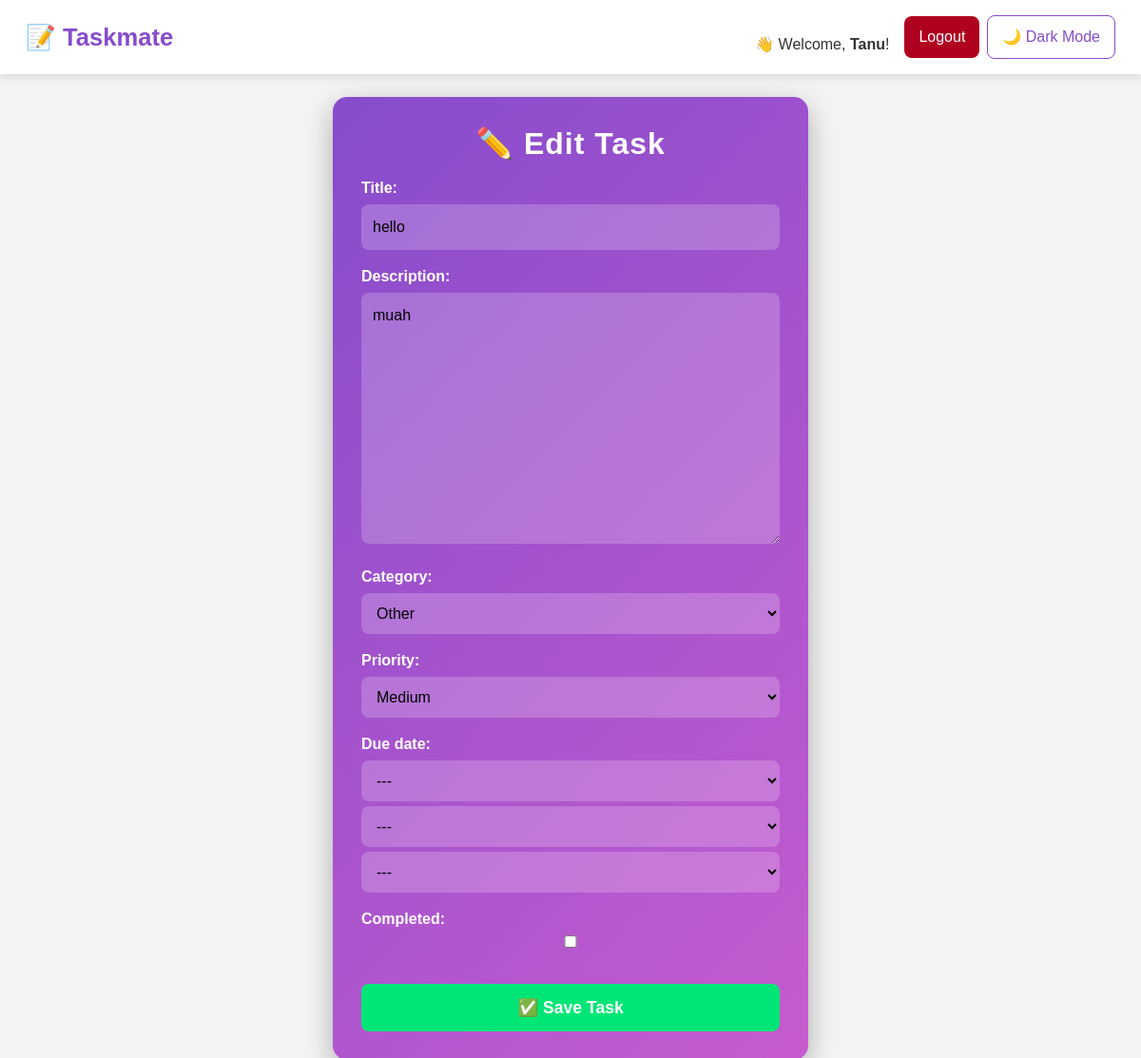
The page /tasks/update/1/ (signed in) on the database as committed earlier.
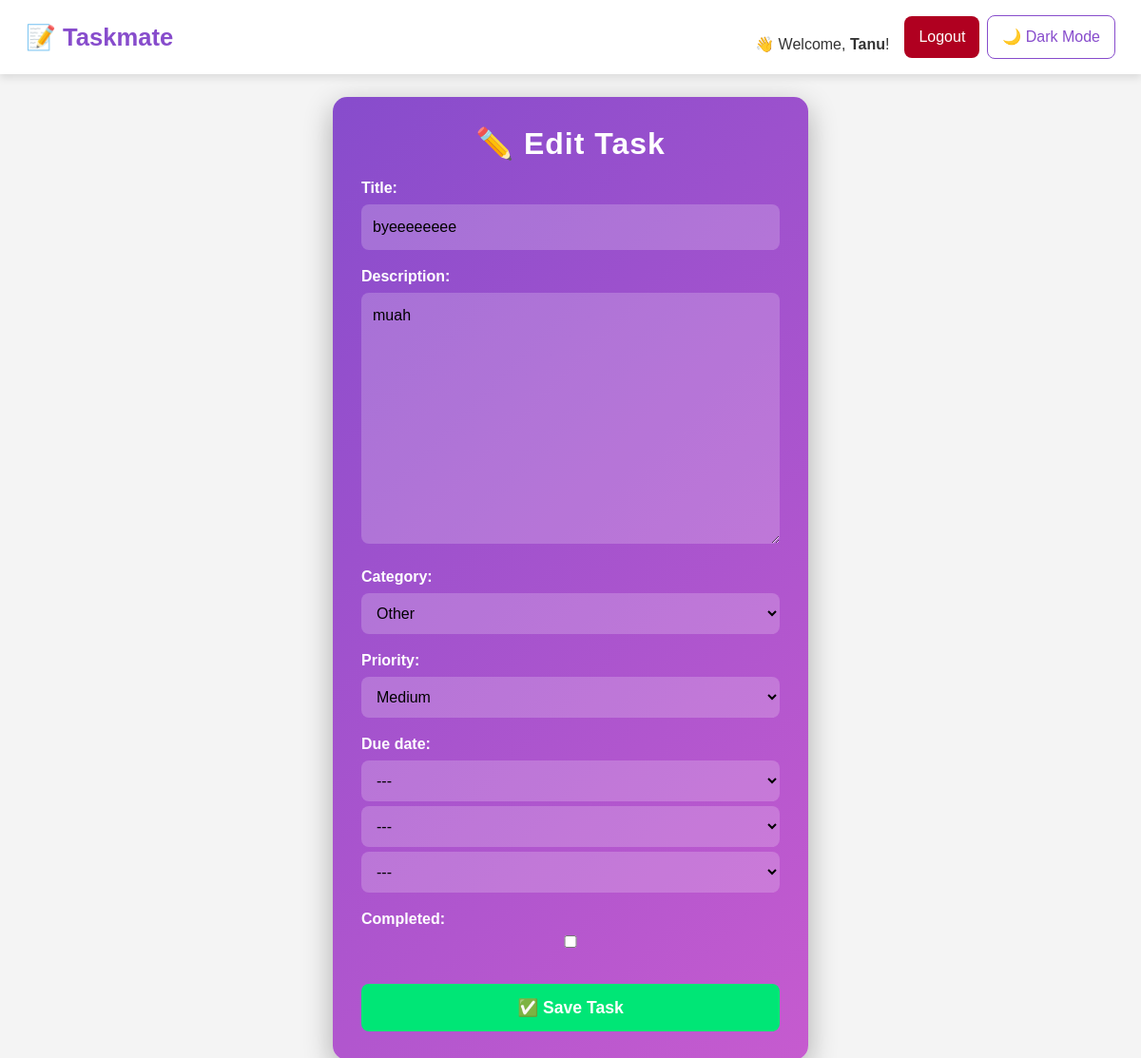
The same page on the database as committed later.
### todo/models.py (models this page shows, shortened)
class Task(models.Model):
    CATEGORY_CHOICES = [
        ('Work', 'Work'),
        ('Personal', 'Personal'),
        ('Study', 'Study'),
        ('Other', 'Other'),
    ]
    PRIORITY_CHOICES = [
        ('Low', 'Low'),
        ('Medium', 'Medium'),
        ('High', 'High'),
    ]
    user = models.ForeignKey(User, on_delete=models.CASCADE)
    title = models.CharField(max_length=255)
    description = models.TextField(blank=True, null=True)
    category = models.CharField(max_length=20, choices=CATEGORY_CHOICES, default='Other')
    priority = models.CharField(max_length=10, choices=PRIORITY_CHOICES, default='Medium')
    due_date = models.DateField(null=True, blank=True)
    completed = models.BooleanField(default=False)
    created_at = models.DateTimeField(auto_now_add=True)

### todo/views.py (the view)
# urls.py: path('tasks/update/<int:task_id>/', views.task_update, name='task_update'),  # Update a task ✅
@login_required
def task_update(request, task_id):
    task = get_object_or_404(Task, id=task_id, user=request.user)
    if request.method == 'POST':
        form = TaskForm(request.POST, instance=task)
        if form.is_valid():
            form.save()
            return redirect('task_list')
    else:
        form = TaskForm(instance=task)
    return render(request, 'task_form.html', {'form': form})

### todo/forms.py
class TaskForm(forms.ModelForm):
    due_date = forms.DateField(widget=forms.SelectDateWidget, required=False)
    class Meta:
        model = Task
        fields = ['title', 'description', 'category', 'priority', 'due_date', 'completed']

### templates/task_form.html (shortened to what this page needs)
{% extends 'base.html' %}
{% block content %}
    <div class="container d-flex justify-content-center align-items-center min-vh-100">
        <div class="task-form-container">
            <h2>{% if form.instance.id %} ✏️ Edit Task {% else %} 🆕 New Task {% endif %}</h2>
            <form method="POST">
                {{ form.as_p }}
                <button type="submit" class="btn btn-success">✅ Save Task</button>
            </form>
        </div>
    </div>
{% endblock %}

Rows that differ between the two databases and show on the page:
changed Task "muah": title "hello" → "byeeeeeeee"
